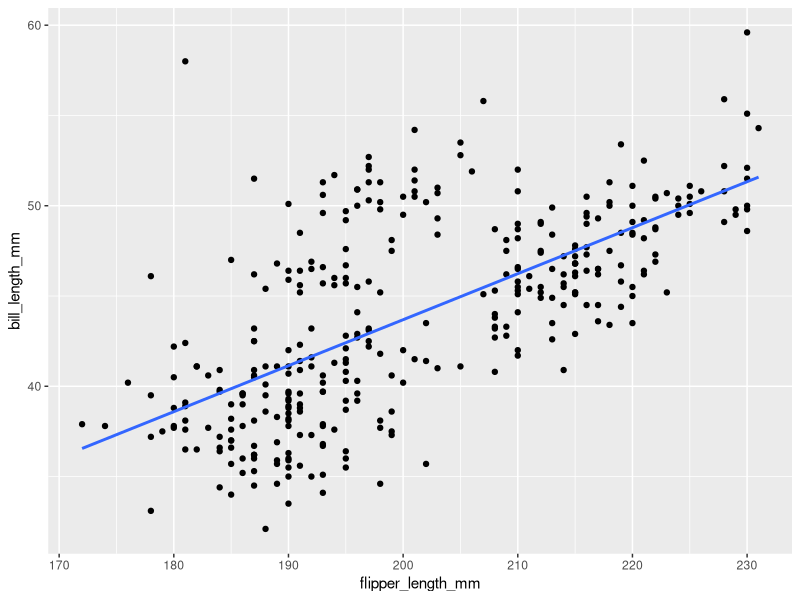
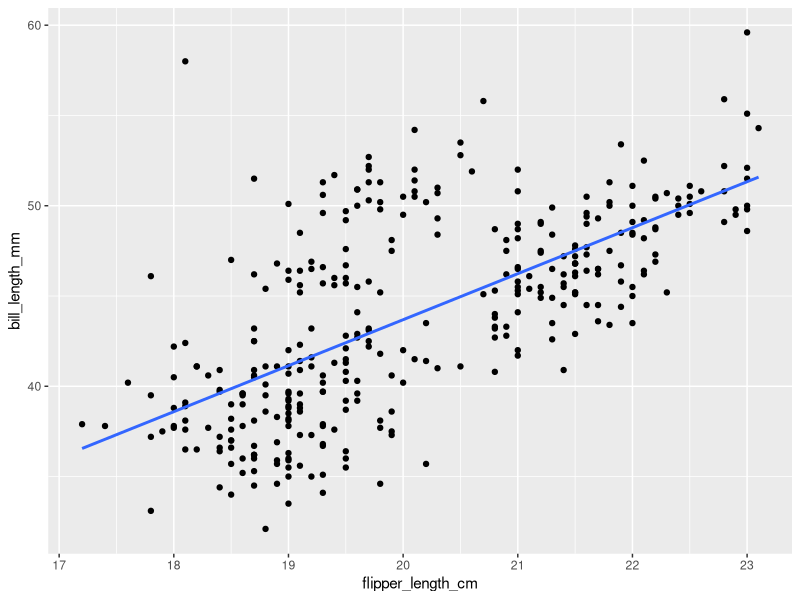
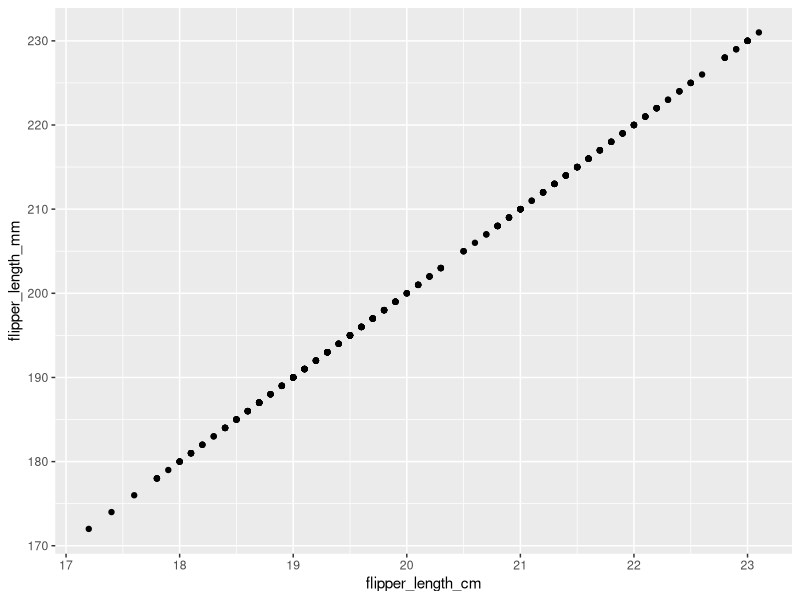
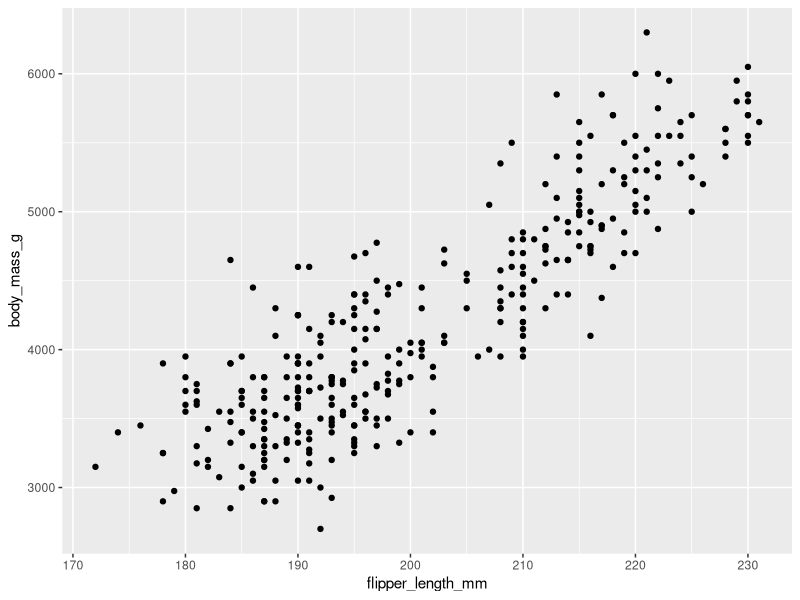

Recreate these plots in R, in order.
## ---- chunk 1
# Load packages
library(ggplot2)
library(dplyr)

# Load data
library(palmerpenguins)
data(penguins)

penguins <- penguins %>% 
    mutate(flipper_length_cm = flipper_length_mm / 10)
## ---- chunk 2
penguin_model_1 <- lm(bill_length_mm ~ flipper_length_mm, penguins)
penguin_model_2 <- lm(bill_length_mm ~ flipper_length_cm, penguins)
penguin_model_3 <- lm(bill_length_mm ~ flipper_length_mm + flipper_length_cm, penguins)
penguin_model_4 <- lm(bill_length_mm ~ body_mass_g, penguins)
penguin_model_5 <- lm(bill_length_mm ~ flipper_length_mm + body_mass_g, penguins)
## ---- chunk 3
ggplot(penguins, aes(y = bill_length_mm, x = flipper_length_mm)) + 
    geom_point() +
    geom_smooth(method = "lm", se = FALSE)

ggplot(penguins, aes(y = bill_length_mm, x = flipper_length_cm)) + 
    geom_point() +
    geom_smooth(method = "lm", se = FALSE)
## ---- chunk 4
summary(penguin_model_1)$r.squared
summary(penguin_model_2)$r.squared
summary(penguin_model_3)$r.squared
## ---- chunk 5
ggplot(penguins, aes(x = flipper_length_cm, y = flipper_length_mm)) +
    geom_point()
## ---- chunk 6
ggplot(penguins, aes(x = flipper_length_mm, y = body_mass_g)) +
    geom_point()
